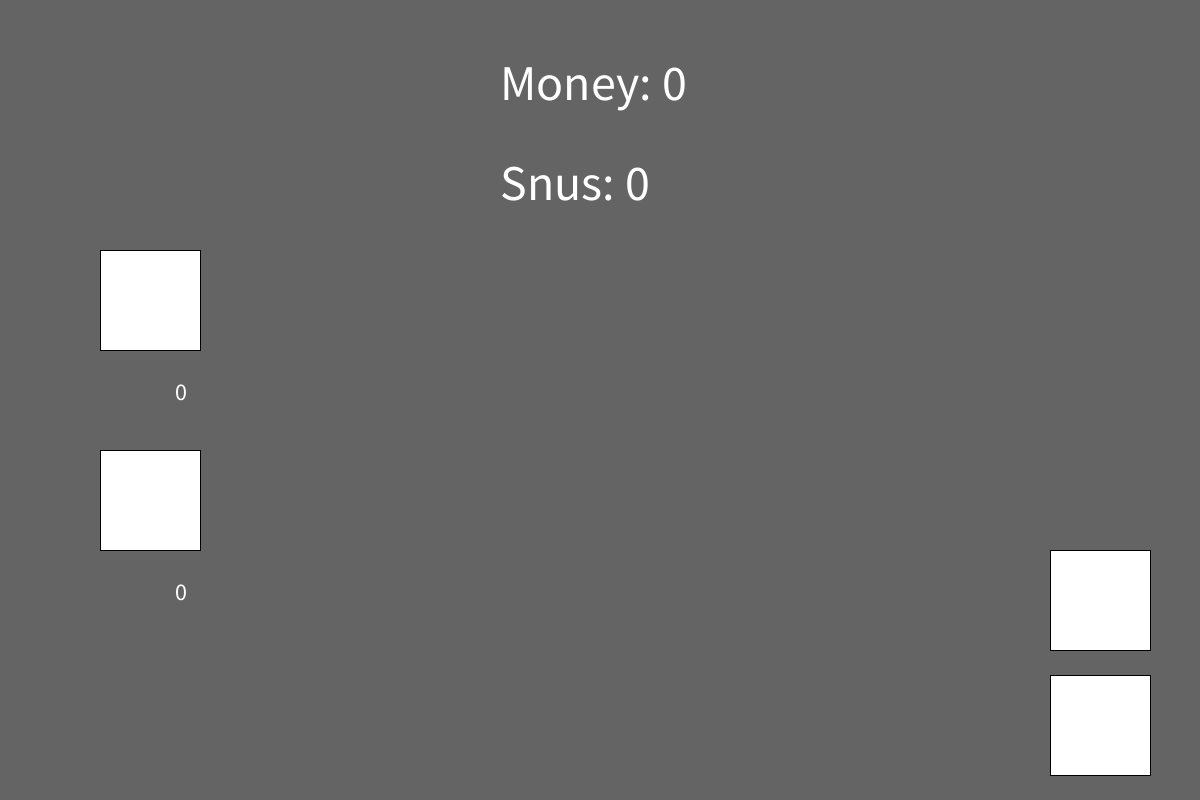
Frame 1 (no input)
Frame 60 (the mouse pressed at the canvas centre just before this capture): identical to frame 1, image omitted
Frame 120 (the mouse held since frame 60 and released just before this capture): identical to frame 1, image omitted

The Processing sketch that drew this single still picture (run headless with seeded random() and noise(); from frame 60 on, the mouse is pressed at the canvas centre):

// Processing sketch: main
// ── main.pde
int money;
int snus;
int dealer;
int fabrik;
int moneyPerSec;
int snusPerSec;

Dealer myDealer = new Dealer(1);

void setup() {
  size(1200, 800);
  rectMode(CENTER);
  money = 0;
  snus = 0;
  dealer = 0;
  fabrik = 0;
}

void draw() {
  background(100);

  if (snus < 0) {
    snus = 0;
  }
text();
}

void mousePressed(){
musKlik();
}
// ── PerSec.pde
void SPS() {
  if (frameCount % 60 == 0) {
    snus += snusPerSec;
  }
}



void MPS() {
  if (frameCount % 60 == 0) {
    money += moneyPerSec;
  }
}

void ifs() {
  if (frameCount % 60 == 0) {
    if (money < 0) {
      money = 0;
    }

    if (dealer > 0) {
      snus = snus - 1;
      ;
    }

    if (snus < 0) {
      moneyPerSec = 0;
    }
    if (snus > 0) {
      moneyPerSec = dealer;
    }
  }
}
// ── Text.pde
void text(){
textSize(24);
  text(dealer, 175, 400);
  text(fabrik, 175, 600);

  textSize(50);
  text("Money: " + money, 500, 100);

  text("Snus: " + snus, 500, 200);

  //her trykker man for at få mere snus og penge
  rect(1100, 725, 100, 100);
  rect(1100, 600, 100, 100);

  //her trykker man for at få flere upgrades
  rect(150, 300, 100, 100);
  rect(150, 500, 100, 100);
}
// ── dealer.pde
class Dealer {

  int del;

  Dealer(int del) {
    del = 0;
  }

  void sell() {
    delay(2);
    snus = snus + 100;
  }
}
// ── musseKlik.pde
void musKlik() {
  //købe en dealer
  if (mouseX > 100 && mouseX < 200 && mouseY > 250 && mouseY < 350) {
    if (money >= 10) {
      dealer = dealer + 1;
      money = money - 10;
    }
  }
  
  //køb en fabrik
  if (mouseX > 100 && mouseX < 200 && mouseY > 450 && mouseY < 550) {
    if (money >= 15) {
      fabrik = fabrik + 1;
      money = money - 15;
    }
  }

  //Lave en snus
  if (mouseX > 1050 && mouseX < 1150 && mouseY > 675 && mouseY < 775) {
    snus = snus + 1;
  }
  //sælge snus få money
  if (mouseX > 1050 && mouseX < 1150 && mouseY > 550 && mouseY < 650) {
    if (snus != 0) {
      money = money + 1;
      snus = snus - 1;
    }
  }
}
